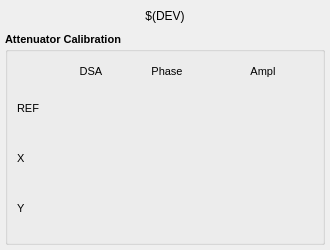
<?xml version="1.0" encoding="UTF-8"?>
<ui version="4.0">
 <class>MainWindow</class>
 <widget class="QMainWindow" name="MainWindow">
  <property name="geometry">
   <rect>
    <x>0</x>
    <y>0</y>
    <width>330</width>
    <height>250</height>
   </rect>
  </property>
  <property name="sizePolicy">
   <sizepolicy hsizetype="Fixed" vsizetype="Fixed">
    <horstretch>0</horstretch>
    <verstretch>0</verstretch>
   </sizepolicy>
  </property>
  <property name="minimumSize">
   <size>
    <width>330</width>
    <height>250</height>
   </size>
  </property>
  <property name="maximumSize">
   <size>
    <width>330</width>
    <height>250</height>
   </size>
  </property>
  <property name="windowTitle">
   <string>MainWindow</string>
  </property>
  <widget class="QWidget" name="centralwidget">
   <layout class="QVBoxLayout" name="verticalLayout">
    <property name="spacing">
     <number>5</number>
    </property>
    <property name="margin">
     <number>5</number>
    </property>
    <item>
     <spacer name="verticalSpacer">
      <property name="orientation">
       <enum>Qt::Vertical</enum>
      </property>
      <property name="sizeType">
       <enum>QSizePolicy::Fixed</enum>
      </property>
      <property name="sizeHint" stdset="0">
       <size>
        <width>20</width>
        <height>1</height>
       </size>
      </property>
     </spacer>
    </item>
    <item>
     <widget class="caLabel" name="caLabel_1">
      <property name="sizePolicy">
       <sizepolicy hsizetype="Expanding" vsizetype="Fixed">
        <horstretch>0</horstretch>
        <verstretch>0</verstretch>
       </sizepolicy>
      </property>
      <property name="minimumSize">
       <size>
        <width>0</width>
        <height>20</height>
       </size>
      </property>
      <property name="frameShape">
       <enum>QFrame::NoFrame</enum>
      </property>
      <property name="text">
       <string>$(DEV)</string>
      </property>
      <property name="alignment">
       <set>Qt::AlignAbsolute|Qt::AlignCenter|Qt::AlignHCenter|Qt::AlignVCenter</set>
      </property>
      <property name="fontScaleMode">
       <enum>ESimpleLabel::Height</enum>
      </property>
      <property name="foreground">
       <color>
        <red>0</red>
        <green>0</green>
        <blue>0</blue>
       </color>
      </property>
      <property name="background">
       <color alpha="0">
        <red>255</red>
        <green>255</green>
        <blue>255</blue>
       </color>
      </property>
     </widget>
    </item>
    <item>
     <spacer name="verticalSpacer_2">
      <property name="orientation">
       <enum>Qt::Vertical</enum>
      </property>
      <property name="sizeType">
       <enum>QSizePolicy::Fixed</enum>
      </property>
      <property name="sizeHint" stdset="0">
       <size>
        <width>20</width>
        <height>1</height>
       </size>
      </property>
     </spacer>
    </item>
    <item>
     <widget class="QGroupBox" name="groupBox_6">
      <property name="sizePolicy">
       <sizepolicy hsizetype="Preferred" vsizetype="Preferred">
        <horstretch>0</horstretch>
        <verstretch>0</verstretch>
       </sizepolicy>
      </property>
      <property name="minimumSize">
       <size>
        <width>0</width>
        <height>0</height>
       </size>
      </property>
      <property name="font">
       <font>
        <pointsize>8</pointsize>
        <weight>75</weight>
        <bold>true</bold>
       </font>
      </property>
      <property name="title">
       <string>Attenuator Calibration</string>
      </property>
      <layout class="QGridLayout" name="gridLayout_5">
       <item row="3" column="5">
        <widget class="caNumeric" name="caNumeric_11">
         <property name="sizePolicy">
          <sizepolicy hsizetype="Fixed" vsizetype="Fixed">
           <horstretch>0</horstretch>
           <verstretch>0</verstretch>
          </sizepolicy>
         </property>
         <property name="minimumSize">
          <size>
           <width>60</width>
           <height>40</height>
          </size>
         </property>
         <property name="maximumSize">
          <size>
           <width>60</width>
           <height>40</height>
          </size>
         </property>
         <property name="font">
          <font>
           <pointsize>8</pointsize>
          </font>
         </property>
         <property name="autoFillBackground">
          <bool>false</bool>
         </property>
         <property name="decimalDigits" stdset="0">
          <number>0</number>
         </property>
         <property name="digitsFontScaleEnabled">
          <bool>false</bool>
         </property>
         <property name="channel" stdset="0">
          <string>$(DEV):Y-DSA</string>
         </property>
         <property name="foreground">
          <color>
           <red>0</red>
           <green>0</green>
           <blue>0</blue>
          </color>
         </property>
         <property name="background">
          <color>
           <red>187</red>
           <green>187</green>
           <blue>187</blue>
          </color>
         </property>
         <property name="precisionMode">
          <enum>caNumeric::User</enum>
         </property>
         <property name="fixedFormat">
          <bool>true</bool>
         </property>
         <property name="limitsMode">
          <enum>caNumeric::Channel</enum>
         </property>
         <property name="maxValue">
          <double>1.000000000000000</double>
         </property>
         <property name="minValue">
          <double>0.000000000000000</double>
         </property>
        </widget>
       </item>
       <item row="2" column="5">
        <widget class="caNumeric" name="caNumeric_12">
         <property name="sizePolicy">
          <sizepolicy hsizetype="Fixed" vsizetype="Fixed">
           <horstretch>0</horstretch>
           <verstretch>0</verstretch>
          </sizepolicy>
         </property>
         <property name="minimumSize">
          <size>
           <width>60</width>
           <height>40</height>
          </size>
         </property>
         <property name="maximumSize">
          <size>
           <width>60</width>
           <height>40</height>
          </size>
         </property>
         <property name="font">
          <font>
           <pointsize>8</pointsize>
          </font>
         </property>
         <property name="autoFillBackground">
          <bool>false</bool>
         </property>
         <property name="decimalDigits" stdset="0">
          <number>0</number>
         </property>
         <property name="digitsFontScaleEnabled">
          <bool>false</bool>
         </property>
         <property name="channel" stdset="0">
          <string notr="true">$(DEV):X-DSA</string>
         </property>
         <property name="foreground">
          <color>
           <red>0</red>
           <green>0</green>
           <blue>0</blue>
          </color>
         </property>
         <property name="background">
          <color>
           <red>187</red>
           <green>187</green>
           <blue>187</blue>
          </color>
         </property>
         <property name="precisionMode">
          <enum>caNumeric::User</enum>
         </property>
         <property name="fixedFormat">
          <bool>true</bool>
         </property>
         <property name="limitsMode">
          <enum>caNumeric::Channel</enum>
         </property>
         <property name="maxValue">
          <double>1.000000000000000</double>
         </property>
         <property name="minValue">
          <double>0.000000000000000</double>
         </property>
        </widget>
       </item>
       <item row="1" column="5">
        <widget class="caNumeric" name="caNumeric_13">
         <property name="sizePolicy">
          <sizepolicy hsizetype="Fixed" vsizetype="Fixed">
           <horstretch>0</horstretch>
           <verstretch>0</verstretch>
          </sizepolicy>
         </property>
         <property name="minimumSize">
          <size>
           <width>60</width>
           <height>40</height>
          </size>
         </property>
         <property name="maximumSize">
          <size>
           <width>60</width>
           <height>40</height>
          </size>
         </property>
         <property name="font">
          <font>
           <pointsize>8</pointsize>
          </font>
         </property>
         <property name="autoFillBackground">
          <bool>false</bool>
         </property>
         <property name="decimalDigits" stdset="0">
          <number>0</number>
         </property>
         <property name="digitsFontScaleEnabled">
          <bool>false</bool>
         </property>
         <property name="channel" stdset="0">
          <string notr="true">$(DEV):R-DSA</string>
         </property>
         <property name="foreground">
          <color>
           <red>0</red>
           <green>0</green>
           <blue>0</blue>
          </color>
         </property>
         <property name="background">
          <color>
           <red>187</red>
           <green>187</green>
           <blue>187</blue>
          </color>
         </property>
         <property name="precisionMode">
          <enum>caNumeric::User</enum>
         </property>
         <property name="fixedFormat">
          <bool>true</bool>
         </property>
         <property name="limitsMode">
          <enum>caNumeric::Channel</enum>
         </property>
         <property name="maxValue">
          <double>1.000000000000000</double>
         </property>
         <property name="minValue">
          <double>0.000000000000000</double>
         </property>
        </widget>
       </item>
       <item row="1" column="6">
        <widget class="caNumeric" name="caNumeric_1">
         <property name="sizePolicy">
          <sizepolicy hsizetype="Fixed" vsizetype="Fixed">
           <horstretch>0</horstretch>
           <verstretch>0</verstretch>
          </sizepolicy>
         </property>
         <property name="minimumSize">
          <size>
           <width>80</width>
           <height>40</height>
          </size>
         </property>
         <property name="maximumSize">
          <size>
           <width>80</width>
           <height>40</height>
          </size>
         </property>
         <property name="font">
          <font>
           <pointsize>8</pointsize>
          </font>
         </property>
         <property name="autoFillBackground">
          <bool>false</bool>
         </property>
         <property name="decimalDigits" stdset="0">
          <number>3</number>
         </property>
         <property name="digitsFontScaleEnabled">
          <bool>false</bool>
         </property>
         <property name="channel" stdset="0">
          <string>$(DEV):AC-R-PHASE</string>
         </property>
         <property name="foreground">
          <color>
           <red>0</red>
           <green>0</green>
           <blue>0</blue>
          </color>
         </property>
         <property name="background">
          <color>
           <red>187</red>
           <green>187</green>
           <blue>187</blue>
          </color>
         </property>
         <property name="precisionMode">
          <enum>caNumeric::User</enum>
         </property>
         <property name="fixedFormat">
          <bool>true</bool>
         </property>
         <property name="limitsMode">
          <enum>caNumeric::Channel</enum>
         </property>
         <property name="maxValue">
          <double>1.000000000000000</double>
         </property>
         <property name="minValue">
          <double>0.000000000000000</double>
         </property>
        </widget>
       </item>
       <item row="2" column="6">
        <widget class="caNumeric" name="caNumeric_3">
         <property name="sizePolicy">
          <sizepolicy hsizetype="Fixed" vsizetype="Fixed">
           <horstretch>0</horstretch>
           <verstretch>0</verstretch>
          </sizepolicy>
         </property>
         <property name="minimumSize">
          <size>
           <width>80</width>
           <height>40</height>
          </size>
         </property>
         <property name="maximumSize">
          <size>
           <width>80</width>
           <height>40</height>
          </size>
         </property>
         <property name="font">
          <font>
           <pointsize>8</pointsize>
          </font>
         </property>
         <property name="autoFillBackground">
          <bool>false</bool>
         </property>
         <property name="decimalDigits" stdset="0">
          <number>3</number>
         </property>
         <property name="digitsFontScaleEnabled">
          <bool>false</bool>
         </property>
         <property name="channel" stdset="0">
          <string>$(DEV):AC-X-PHASE</string>
         </property>
         <property name="foreground">
          <color>
           <red>0</red>
           <green>0</green>
           <blue>0</blue>
          </color>
         </property>
         <property name="background">
          <color>
           <red>187</red>
           <green>187</green>
           <blue>187</blue>
          </color>
         </property>
         <property name="precisionMode">
          <enum>caNumeric::User</enum>
         </property>
         <property name="fixedFormat">
          <bool>true</bool>
         </property>
         <property name="limitsMode">
          <enum>caNumeric::Channel</enum>
         </property>
         <property name="maxValue">
          <double>1.000000000000000</double>
         </property>
         <property name="minValue">
          <double>0.000000000000000</double>
         </property>
        </widget>
       </item>
       <item row="3" column="6">
        <widget class="caNumeric" name="caNumeric_5">
         <property name="sizePolicy">
          <sizepolicy hsizetype="Fixed" vsizetype="Fixed">
           <horstretch>0</horstretch>
           <verstretch>0</verstretch>
          </sizepolicy>
         </property>
         <property name="minimumSize">
          <size>
           <width>80</width>
           <height>40</height>
          </size>
         </property>
         <property name="maximumSize">
          <size>
           <width>80</width>
           <height>40</height>
          </size>
         </property>
         <property name="font">
          <font>
           <pointsize>8</pointsize>
          </font>
         </property>
         <property name="autoFillBackground">
          <bool>false</bool>
         </property>
         <property name="decimalDigits" stdset="0">
          <number>3</number>
         </property>
         <property name="digitsFontScaleEnabled">
          <bool>false</bool>
         </property>
         <property name="channel" stdset="0">
          <string>$(DEV):AC-Y-PHASE</string>
         </property>
         <property name="foreground">
          <color>
           <red>0</red>
           <green>0</green>
           <blue>0</blue>
          </color>
         </property>
         <property name="background">
          <color>
           <red>187</red>
           <green>187</green>
           <blue>187</blue>
          </color>
         </property>
         <property name="precisionMode">
          <enum>caNumeric::User</enum>
         </property>
         <property name="fixedFormat">
          <bool>true</bool>
         </property>
         <property name="limitsMode">
          <enum>caNumeric::Channel</enum>
         </property>
         <property name="maxValue">
          <double>1.000000000000000</double>
         </property>
         <property name="minValue">
          <double>0.000000000000000</double>
         </property>
        </widget>
       </item>
       <item row="1" column="7">
        <widget class="caNumeric" name="caNumeric_2">
         <property name="sizePolicy">
          <sizepolicy hsizetype="Fixed" vsizetype="Fixed">
           <horstretch>0</horstretch>
           <verstretch>0</verstretch>
          </sizepolicy>
         </property>
         <property name="minimumSize">
          <size>
           <width>100</width>
           <height>40</height>
          </size>
         </property>
         <property name="maximumSize">
          <size>
           <width>100</width>
           <height>40</height>
          </size>
         </property>
         <property name="font">
          <font>
           <pointsize>8</pointsize>
          </font>
         </property>
         <property name="autoFillBackground">
          <bool>false</bool>
         </property>
         <property name="integerDigits" stdset="0">
          <number>1</number>
         </property>
         <property name="decimalDigits" stdset="0">
          <number>6</number>
         </property>
         <property name="digitsFontScaleEnabled">
          <bool>false</bool>
         </property>
         <property name="channel" stdset="0">
          <string>$(DEV):AC-R-AMPL</string>
         </property>
         <property name="foreground">
          <color>
           <red>0</red>
           <green>0</green>
           <blue>0</blue>
          </color>
         </property>
         <property name="background">
          <color>
           <red>187</red>
           <green>187</green>
           <blue>187</blue>
          </color>
         </property>
         <property name="precisionMode">
          <enum>caNumeric::Channel</enum>
         </property>
         <property name="fixedFormat">
          <bool>true</bool>
         </property>
         <property name="limitsMode">
          <enum>caNumeric::Channel</enum>
         </property>
         <property name="maxValue">
          <double>1.000000000000000</double>
         </property>
         <property name="minValue">
          <double>0.000000000000000</double>
         </property>
        </widget>
       </item>
       <item row="2" column="7">
        <widget class="caNumeric" name="caNumeric_4">
         <property name="minimumSize">
          <size>
           <width>100</width>
           <height>40</height>
          </size>
         </property>
         <property name="maximumSize">
          <size>
           <width>100</width>
           <height>40</height>
          </size>
         </property>
         <property name="font">
          <font>
           <pointsize>8</pointsize>
          </font>
         </property>
         <property name="autoFillBackground">
          <bool>false</bool>
         </property>
         <property name="integerDigits" stdset="0">
          <number>1</number>
         </property>
         <property name="decimalDigits" stdset="0">
          <number>6</number>
         </property>
         <property name="digitsFontScaleEnabled">
          <bool>false</bool>
         </property>
         <property name="channel" stdset="0">
          <string>$(DEV):AC-X-AMPL</string>
         </property>
         <property name="foreground">
          <color>
           <red>0</red>
           <green>0</green>
           <blue>0</blue>
          </color>
         </property>
         <property name="background">
          <color>
           <red>187</red>
           <green>187</green>
           <blue>187</blue>
          </color>
         </property>
         <property name="precisionMode">
          <enum>caNumeric::Channel</enum>
         </property>
         <property name="fixedFormat">
          <bool>true</bool>
         </property>
         <property name="limitsMode">
          <enum>caNumeric::Channel</enum>
         </property>
         <property name="maxValue">
          <double>1.000000000000000</double>
         </property>
         <property name="minValue">
          <double>0.000000000000000</double>
         </property>
        </widget>
       </item>
       <item row="3" column="7">
        <widget class="caNumeric" name="caNumeric_6">
         <property name="minimumSize">
          <size>
           <width>100</width>
           <height>40</height>
          </size>
         </property>
         <property name="maximumSize">
          <size>
           <width>100</width>
           <height>40</height>
          </size>
         </property>
         <property name="font">
          <font>
           <pointsize>8</pointsize>
          </font>
         </property>
         <property name="autoFillBackground">
          <bool>false</bool>
         </property>
         <property name="integerDigits" stdset="0">
          <number>1</number>
         </property>
         <property name="decimalDigits" stdset="0">
          <number>6</number>
         </property>
         <property name="digitsFontScaleEnabled">
          <bool>false</bool>
         </property>
         <property name="channel" stdset="0">
          <string>$(DEV):AC-Y-AMPL</string>
         </property>
         <property name="foreground">
          <color>
           <red>0</red>
           <green>0</green>
           <blue>0</blue>
          </color>
         </property>
         <property name="background">
          <color>
           <red>187</red>
           <green>187</green>
           <blue>187</blue>
          </color>
         </property>
         <property name="precisionMode">
          <enum>caNumeric::Channel</enum>
         </property>
         <property name="fixedFormat">
          <bool>true</bool>
         </property>
         <property name="limitsMode">
          <enum>caNumeric::Channel</enum>
         </property>
         <property name="maxValue">
          <double>1.000000000000000</double>
         </property>
         <property name="minValue">
          <double>0.000000000000000</double>
         </property>
        </widget>
       </item>
       <item row="1" column="4">
        <widget class="QLabel" name="label_61">
         <property name="sizePolicy">
          <sizepolicy hsizetype="Preferred" vsizetype="Fixed">
           <horstretch>0</horstretch>
           <verstretch>0</verstretch>
          </sizepolicy>
         </property>
         <property name="minimumSize">
          <size>
           <width>30</width>
           <height>15</height>
          </size>
         </property>
         <property name="font">
          <font>
           <weight>50</weight>
           <bold>false</bold>
          </font>
         </property>
         <property name="text">
          <string>REF</string>
         </property>
         <property name="alignment">
          <set>Qt::AlignLeading|Qt::AlignLeft|Qt::AlignVCenter</set>
         </property>
        </widget>
       </item>
       <item row="0" column="5">
        <widget class="QLabel" name="label_53">
         <property name="sizePolicy">
          <sizepolicy hsizetype="Preferred" vsizetype="Fixed">
           <horstretch>0</horstretch>
           <verstretch>0</verstretch>
          </sizepolicy>
         </property>
         <property name="minimumSize">
          <size>
           <width>0</width>
           <height>15</height>
          </size>
         </property>
         <property name="font">
          <font>
           <weight>50</weight>
           <bold>false</bold>
          </font>
         </property>
         <property name="text">
          <string>DSA</string>
         </property>
         <property name="alignment">
          <set>Qt::AlignCenter</set>
         </property>
        </widget>
       </item>
       <item row="0" column="6">
        <widget class="QLabel" name="label_54">
         <property name="sizePolicy">
          <sizepolicy hsizetype="Preferred" vsizetype="Fixed">
           <horstretch>0</horstretch>
           <verstretch>0</verstretch>
          </sizepolicy>
         </property>
         <property name="minimumSize">
          <size>
           <width>0</width>
           <height>15</height>
          </size>
         </property>
         <property name="font">
          <font>
           <weight>50</weight>
           <bold>false</bold>
          </font>
         </property>
         <property name="text">
          <string>Phase</string>
         </property>
         <property name="alignment">
          <set>Qt::AlignCenter</set>
         </property>
        </widget>
       </item>
       <item row="0" column="7">
        <widget class="QLabel" name="label_55">
         <property name="sizePolicy">
          <sizepolicy hsizetype="Preferred" vsizetype="Fixed">
           <horstretch>0</horstretch>
           <verstretch>0</verstretch>
          </sizepolicy>
         </property>
         <property name="minimumSize">
          <size>
           <width>0</width>
           <height>15</height>
          </size>
         </property>
         <property name="font">
          <font>
           <weight>50</weight>
           <bold>false</bold>
          </font>
         </property>
         <property name="text">
          <string>Ampl</string>
         </property>
         <property name="alignment">
          <set>Qt::AlignCenter</set>
         </property>
        </widget>
       </item>
       <item row="2" column="4">
        <widget class="QLabel" name="label_62">
         <property name="sizePolicy">
          <sizepolicy hsizetype="Preferred" vsizetype="Fixed">
           <horstretch>0</horstretch>
           <verstretch>0</verstretch>
          </sizepolicy>
         </property>
         <property name="minimumSize">
          <size>
           <width>30</width>
           <height>15</height>
          </size>
         </property>
         <property name="font">
          <font>
           <weight>50</weight>
           <bold>false</bold>
          </font>
         </property>
         <property name="text">
          <string>X</string>
         </property>
         <property name="alignment">
          <set>Qt::AlignLeading|Qt::AlignLeft|Qt::AlignVCenter</set>
         </property>
        </widget>
       </item>
       <item row="3" column="4">
        <widget class="QLabel" name="label_63">
         <property name="sizePolicy">
          <sizepolicy hsizetype="Preferred" vsizetype="Fixed">
           <horstretch>0</horstretch>
           <verstretch>0</verstretch>
          </sizepolicy>
         </property>
         <property name="minimumSize">
          <size>
           <width>30</width>
           <height>15</height>
          </size>
         </property>
         <property name="font">
          <font>
           <weight>50</weight>
           <bold>false</bold>
          </font>
         </property>
         <property name="text">
          <string>Y</string>
         </property>
         <property name="alignment">
          <set>Qt::AlignLeading|Qt::AlignLeft|Qt::AlignVCenter</set>
         </property>
        </widget>
       </item>
      </layout>
     </widget>
    </item>
   </layout>
  </widget>
 </widget>
 <customwidgets>
  <customwidget>
   <class>caNumeric</class>
   <extends>QFrame</extends>
   <header>caNumeric</header>
  </customwidget>
  <customwidget>
   <class>caLabel</class>
   <extends>QLabel</extends>
   <header>caLabel</header>
  </customwidget>
 </customwidgets>
 <resources/>
 <connections/>
</ui>
